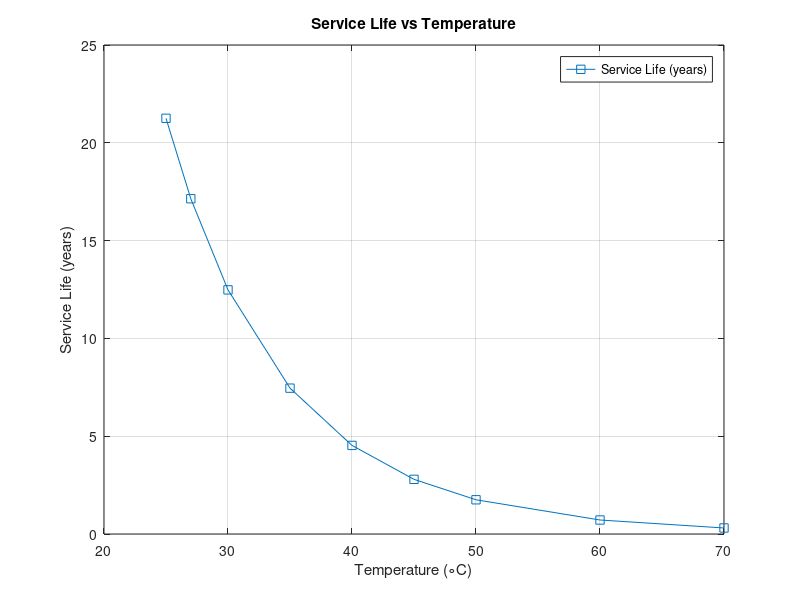

Write MATLAB code to recreate this figure. (Note: this script raises an error after producing the figure.)
% service_life_arrhenius.m
% -------------------------------------------------------------------------
% Accelerated-aging service-life prediction for a solid propellant using an
% Arrhenius temperature-acceleration model combined with a power-law
% property-degradation (cumulative-damage) law.
%
% The script estimates, for a range of storage/service temperatures, the time
% required for a normalised mechanical property to decay from its initial
% value down to a defined failure threshold, and reports that service life
% in years.
% -------------------------------------------------------------------------

% Constants
Ea = 80000;        % Activation energy, J/mol
R  = 8.314;        % Universal gas constant, J/(mol*K)
T_service = 300.15; % Service (reference) temperature, K (27 deg C)
t_test = 60;       % Test duration, days
E_test = 1;        % Property measured after the test (normalised)
E_crit = 0.3;      % Failure threshold (fraction of initial property)
n = -0.4;          % Power-law model exponent

% Test temperatures in Celsius
temperatures_C = [25, 27, 30, 35, 40, 45, 50, 60, 70];
T_test = 273.15 + temperatures_C;   % Convert to Kelvin

% Prepare arrays to collect results
tf_days  = zeros(size(T_test));
tf_years = zeros(size(T_test));

for i = 1:length(T_test)
    % Arrhenius calculations
    A = E_test / (t_test ^ n);              % Pre-factor from the test point
    inv_T_service = 1 / T_service;
    inv_T_test    = 1 / T_test(i);
    X  = (Ea / R) * (inv_T_test - inv_T_service);
    AF = A * exp(X);                         % Acceleration factor

    % Service life
    tf = (E_crit / A) ^ (1 / n);            % Time to reach failure threshold
    t_service_eq = tf .* AF;                % Equivalent time at service T
    tf_days(i)  = tf;
    tf_years(i) = (t_service_eq / 365.25);
end

% Plotting
figure;
plot(temperatures_C, tf_years, '-s', 'DisplayName', 'Service Life (years)');
hold on;
xlabel('Temperature (\circC)');
ylabel('Service Life (years)');
title('Service Life vs Temperature');
legend('show');
grid on;
hold off;

table_service = table(temperatures_C', tf_years', ...
    'VariableNames', {'Temperatures', 'Service_Life'});
disp(table_service)
